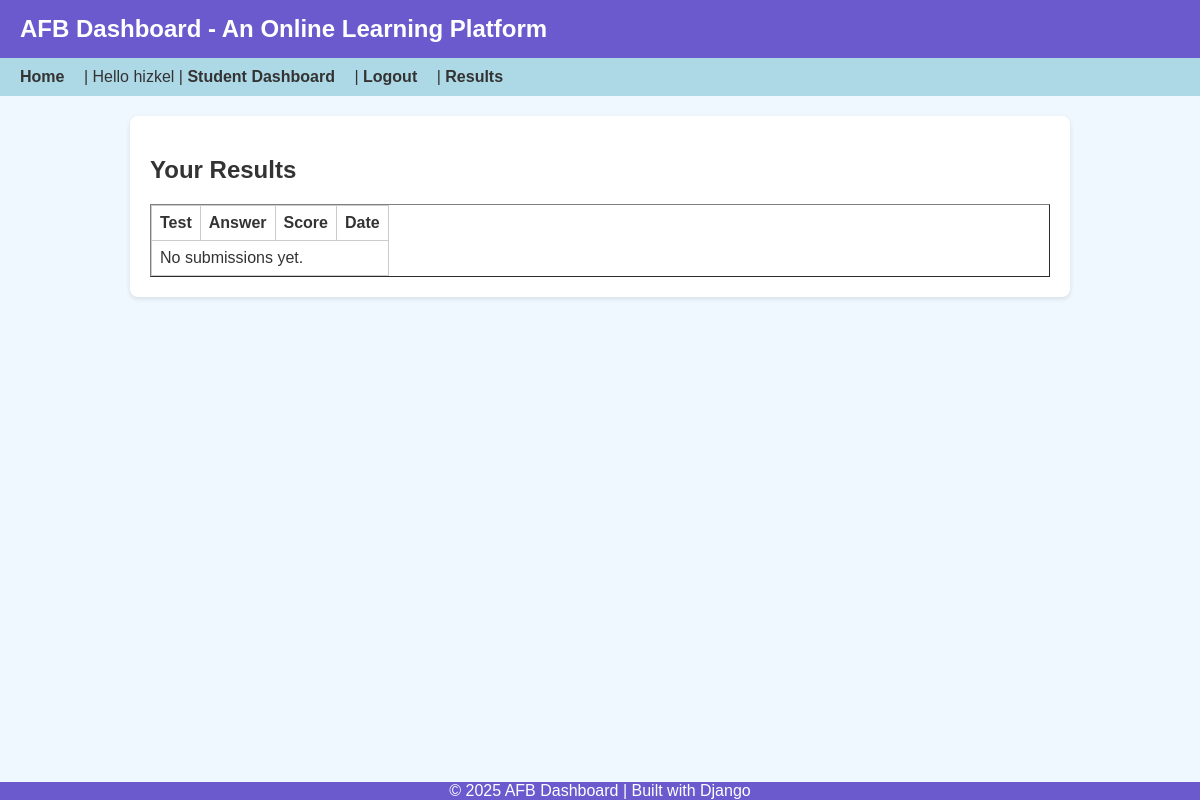
Page /assessments/results/ (signed in) on the earlier database version.
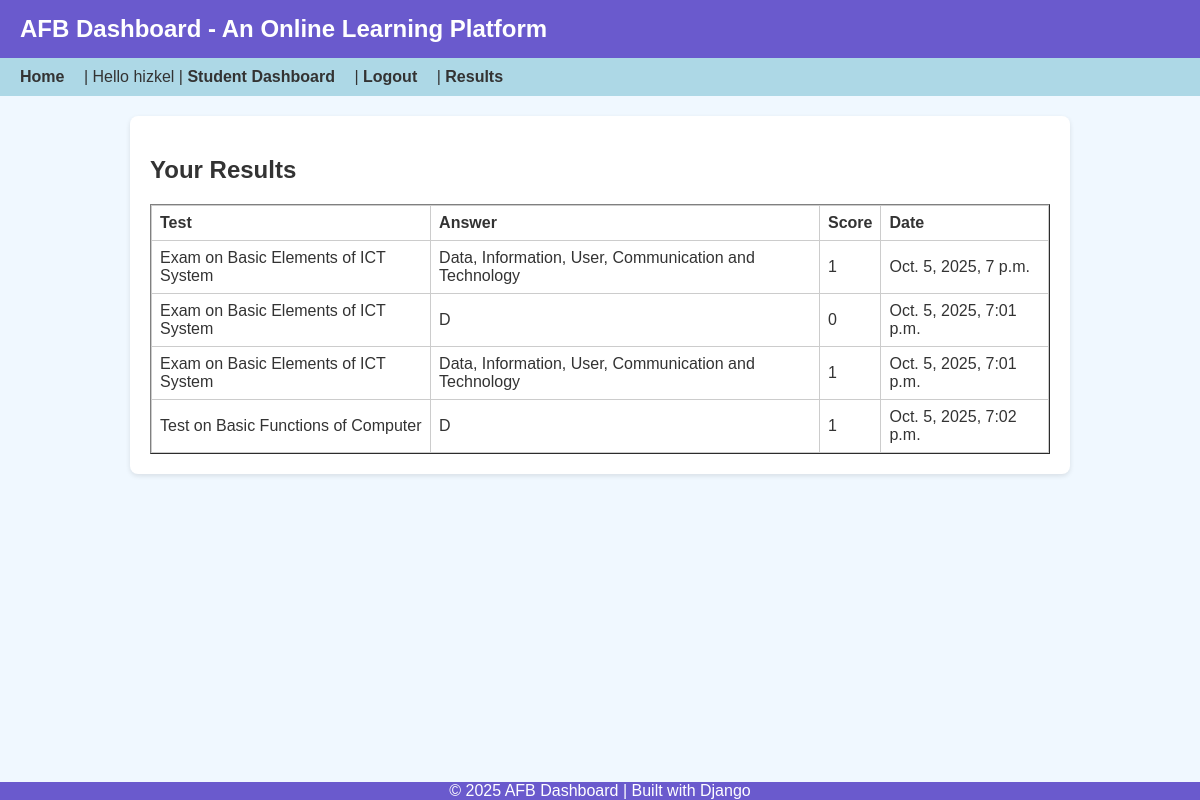
Same page on the later database version.
### assessments/models.py (models this page shows, shortened)
class Submission(models.Model):
    test = models.ForeignKey(Test, on_delete=models.CASCADE)
    student = models.ForeignKey(User, on_delete=models.CASCADE)
    answer = models.CharField(max_length=200)
    score = models.IntegerField(null=True, blank=True)
    submitted_at = models.DateTimeField(auto_now_add=True)

class Test(models.Model):
    lesson = models.ForeignKey(Lesson, on_delete=models.CASCADE, related_name='tests')
    title = models.CharField(max_length=200)
    question = models.TextField()
    correct_answer = models.CharField(max_length=200)

### assessments/views.py (the view)
# urls.py: path('results/', views.results, name='results'),
@login_required
def results(request):
    if request.user.profile.role == 'teacher':
        submissions = Submission.objects.filter(test__lesson__course__teacher=request.user)
    else:
        submissions = Submission.objects.filter(student=request.user)
    return render(request, 'assessments/results.html', {'submissions': submissions})

### assessments/templates/assessments/results.html
{% extends "base.html" %}
{% block content %}
<h2>Your Results</h2>
<table border="1" cellpadding="6">
  <thead><tr><th>Test</th><th>Answer</th><th>Score</th><th>Date</th></tr></thead>
  <tbody>
    {% for s in submissions %}
      <tr>
        <td>{{ s.test.title }}</td>
        <td>{{ s.answer }}</td>
        <td>{{ s.score }}</td>
        <td>{{ s.submitted_at }}</td>
      </tr>
    {% empty %}
      <tr><td colspan="4">No submissions yet.</td></tr>
    {% endfor %}
  </tbody>
</table>
{% endblock %}

### templates/base.html (shortened to what this page needs)
{% load static %}
<!DOCTYPE html>
<html lang="en">
<head>
    <link rel="stylesheet" href="{% static 'css/base.css' %}">
</head>
<body>
    <header>
        AFB Dashboard - An Online Learning Platform
    </header>
    <nav>
        <a href="{% url 'courses:home' %}">Home</a> |
        {% if user.is_authenticated %}
            Hello {{ user.username }} |
            {% if user.profile.role == 'teacher' %}
                <a href="{% url 'courses:teacher_dashboard' %}">Teacher Dashboard</a> |
            {% elif user.profile.role == 'student' %}
                <a href="{% url 'courses:student_dashboard' %}">Student Dashboard</a> |
            {% endif %}
            <a href="{% url 'accounts:logout' %}">Logout</a> |
            <a href="{% url 'assessments:results' %}">Results</a>
        {% else %}
            <a href="{% url 'accounts:login' %}">Login</a> |
            <a href="{% url 'accounts:register' %}">Register</a>
        {% endif %}
    </nav>
    <main>
        <div class="container">
            {% block content %}{% endblock %}
        </div>
    </main>
    <footer>
        © 2025 AFB Dashboard | Built with Django
    </footer>
</body>
</html>

### static/css/base.css (style rules this page uses)
body { font-family: Arial, sans-serif; background-color: #f0f8ff; color: #333; margin: 0; padding: 0; display: flex; flex-direction: column; min-height: 100vh; }
header { background-color: #6a5acd; color: white; padding: 15px 20px; }
main { flex: 1 0 auto; padding: 20px; overflow-y: auto; }
footer { background-color: white; color: rgb(255, 255, 255); text-align: center; padding:0; flex-shrink: 0; }
.container { max-width: 800px; margin: auto; }

### templates/base.html (style rules this page uses)
body { font-family: Arial, sans-serif; margin: 0; background-color: #f0f8ff; color: #333; display: flex; flex-direction: column; min-height: 100vh; }
header { background-color: #6a5acd; color: white; padding: 15px 20px; font-size: 24px; font-weight: bold; }
nav { background-color: #add8e6; padding: 10px 20px; }
nav a { margin-right: 15px; text-decoration: none; color: #333; font-weight: bold; }
main { flex: 1 0 auto; padding: 20px; }
.container { max-width: 900px; margin: 0 auto; padding: 20px; background-color: white; border-radius: 8px; box-shadow: 0 2px 5px rgba(0,0,0,0.1); }
footer { text-align: center; padding: 0; background-color: #6a5acd; color: white; flex-shrink: 0; }
table { width: 100%; border-collapse: collapse; overflow-x: auto; display: block; }
table th, table td { border: 1px solid #ccc; padding: 8px; text-align: left; }

Differences in the rows shown:
added Submission: test "Exam on Basic Elements of ICT System", answer "Data, Information, User, Communication and Technology", score "1", submitted_at "Oct. 5, 2025, 7 p.m."
added Submission: test "Exam on Basic Elements of ICT System", answer "D", score "0", submitted_at "Oct. 5, 2025, 7:01 p.m."
added Submission: test "Exam on Basic Elements of ICT System", answer "Data, Information, User, Communication and Technology", score "1", submitted_at "Oct. 5, 2025, 7:01 p.m."
added Submission: test "Test on Basic Functions of Computer", answer "D", score "1", submitted_at "Oct. 5, 2025, 7:02 p.m."
Other differences:
text no longer shown: "No submissions yet."
